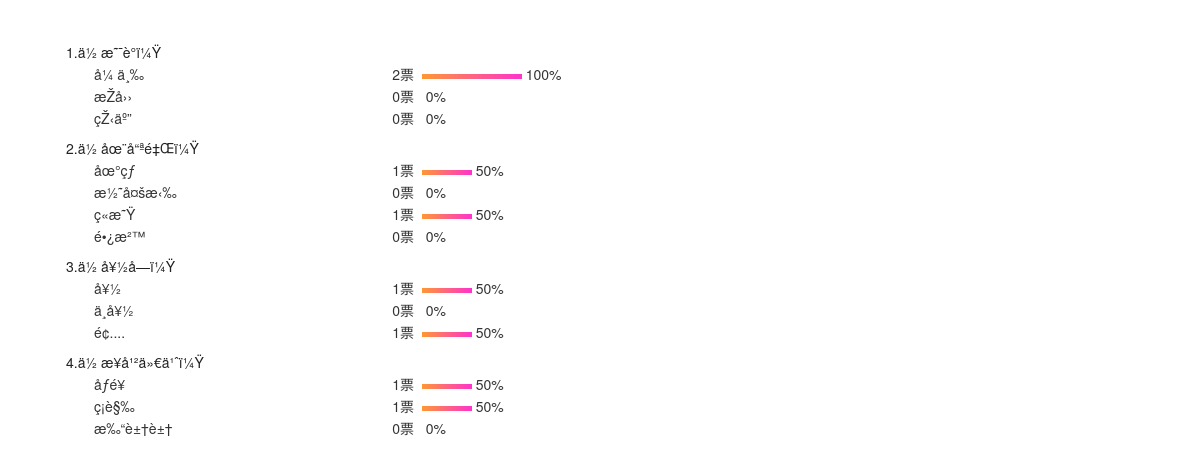
/admin/Votedata.php (signed in), run on the app's committed database.
### tables this page shows
CREATE TABLE `votename` (
  `cid` int(11) NOT NULL auto_increment,
  `question_name` varchar(200) NOT NULL,
  `votetype` int(11) NOT NULL default '0' COMMENT '0为单选\n1为多选',
  `sumvotenum` int(11) NOT NULL default '1',
  PRIMARY KEY  (`cid`)
);

CREATE TABLE `voteoption` (
  `cid` int(11) NOT NULL auto_increment,
  `optionname` varchar(100) NOT NULL default '',
  `votenum` int(11) NOT NULL default '0',
  `upid` int(11) NOT NULL,
  PRIMARY KEY  (`cid`,`upid`),
  KEY `fk_voteoption_votename_idx` (`upid`)
);

### admin/Votedata.php (the view, shortened to what this page needs)
<?php
	include ('../conn.php');
?>
<!DOCTYPE html>
<html>
<head>
<link rel="stylesheet" href="css/add.css" type="text/css" media="screen" />
<link rel="stylesheet" href="utilLib/bootstrap.min.css" type="text/css"
	media="screen" />
</head>
<body>
	<div class="div_from_aoto" style="width: 80%; margin: 3em 4em; ">
	<?php
	$num = 0;
	$result_name = $db->query ( "select * from votename" );
	while ( $row_name = mysqli_fetch_assoc ( $result_name ) ) {
		$num += 1;
		?>
        <DIV class="control-group" style=" height: auto;">
			<label class="laber_from" style="line-height: inherit; margin-bottom: 0;width:auto;"><?php echo $num.".".$row_name['question_name']; ?></label>
			<br />
			<?php
		$result_option = $db->query ( "select * from voteoption where upid='" . $row_name ['cid'] . "';" );
		$sumnum = $row_name['sumvotenum'];
		while ( $row_option = mysqli_fetch_assoc ( $result_option ) ) {
			?>
				<DIV class="controls"
				style=" float: left; width: 580px; margin: 2px 0 0 2em; clear: both;">
					<div style="width: 280px; float:left;"><?php echo $row_option['optionname']; ?></div>
					<div style="float:left;">
						<div style="float:left; text-align:right; width:40px;"><?php echo $row_option['votenum'] ?>票</div>&nbsp;
						<img src="../images/100.jpg" height="5" width="<?php echo $row_option['votenum']/$sumnum*100 ?>"/>
						<?php echo round($row_option['votenum']/$sumnum*100); ?>%
					</div>
				</DIV>
			<?php } ?>
		</DIV>
	<?php } ?>
</div>
</body>
</html>

### admin/css/add.css (style rules this page uses)
body { padding: 0px; margin: 0px; line-height: 1.6; font-family: "Helvetica Neue","Hiragino Sans GB","Microsoft YaHei","\9ED1\4F53",Arial,sans-serif !important; color: #222; font-size: 14px; }
.div_from_aoto { margin-left: auto; margin-right: auto; padding-left:10px; margin-top: 30px; }
.laber_from { width: 100px; float: left; line-height: 35px; color: #222; font-weight: normal; }
.control-group { padding-bottom: 10px; }

### data on the page
votename: question_name "ä½ æ˜¯è°ï¼Ÿ"
voteoption: optionname "å¼ ä¸‰", votenum "2", $row_option['votenum']/$sumnum*100 "100"
voteoption: optionname "æŽå››", votenum "0", $row_option['votenum']/$sumnum*100 "0"
voteoption: optionname "çŽ‹äº”", votenum "0", $row_option['votenum']/$sumnum*100 "0"
votename: question_name "ä½ åœ¨å“ªé‡Œï¼Ÿ"
voteoption: optionname "åœ°çƒ", votenum "1", $row_option['votenum']/$sumnum*100 "50"
voteoption: optionname "æ½˜å¤šæ‹‰", votenum "0", $row_option['votenum']/$sumnum*100 "0"
voteoption: optionname "ç«æ˜Ÿ", votenum "1", $row_option['votenum']/$sumnum*100 "50"
voteoption: optionname "é•¿æ²™", votenum "0", $row_option['votenum']/$sumnum*100 "0"
votename: question_name "ä½ å¥½å—ï¼Ÿ"
voteoption: optionname "å¥½", votenum "1", $row_option['votenum']/$sumnum*100 "50"
voteoption: optionname "ä¸å¥½", votenum "0", $row_option['votenum']/$sumnum*100 "0"
voteoption: optionname "é¢....", votenum "1", $row_option['votenum']/$sumnum*100 "50"
votename: question_name "ä½ æ¥å¹²ä»€ä¹ˆï¼Ÿ"
voteoption: optionname "åƒé¥­", votenum "1", $row_option['votenum']/$sumnum*100 "50"
voteoption: optionname "ç¡è§‰", votenum "1", $row_option['votenum']/$sumnum*100 "50"
voteoption: optionname "æ‰“è±†è±†", votenum "0", $row_option['votenum']/$sumnum*100 "0"
